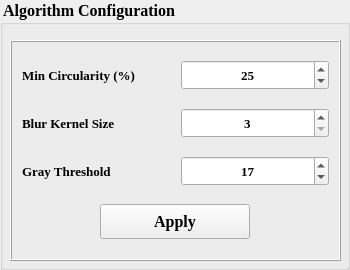
                               <widget class="QGroupBox" name="groupBox_14">
                                <property name="minimumSize">
                                 <size>
                                  <width>350</width>
                                  <height>0</height>
                                 </size>
                                </property>
                                <property name="font">
                                 <font>
                                  <family>Times New Roman</family>
                                  <pointsize>12</pointsize>
                                  <weight>75</weight>
                                  <bold>true</bold>
                                 </font>
                                </property>
                                <property name="title">
                                 <string> Algorithm Configuration</string>
                                </property>
                                <widget class="QFrame" name="frame_9">
                                 <property name="geometry">
                                  <rect>
                                   <x>10</x>
                                   <y>40</y>
                                   <width>331</width>
                                   <height>221</height>
                                  </rect>
                                 </property>
                                 <property name="minimumSize">
                                  <size>
                                   <width>300</width>
                                   <height>0</height>
                                  </size>
                                 </property>
                                 <property name="frameShape">
                                  <enum>QFrame::Box</enum>
                                 </property>
                                 <property name="frameShadow">
                                  <enum>QFrame::Raised</enum>
                                 </property>
                                 <layout class="QVBoxLayout" name="verticalLayout_7">
                                  <property name="spacing">
                                   <number>10</number>
                                  </property>
                                  <property name="leftMargin">
                                   <number>10</number>
                                  </property>
                                  <property name="topMargin">
                                   <number>10</number>
                                  </property>
                                  <property name="rightMargin">
                                   <number>10</number>
                                  </property>
                                  <property name="bottomMargin">
                                   <number>10</number>
                                  </property>
                                  <item>
                                   <layout class="QHBoxLayout" name="horizontalLayout_24">
                                    <item>
                                     <widget class="QLabel" name="label_18">
                                      <property name="font">
                                       <font>
                                        <family>Times New Roman</family>
                                        <pointsize>10</pointsize>
                                       </font>
                                      </property>
                                      <property name="text">
                                       <string>Min Circularity (%)</string>
                                      </property>
                                     </widget>
                                    </item>
                                    <item>
                                     <widget class="QSpinBox" name="circ_acc_spin_2">
                                      <property name="minimumSize">
                                       <size>
                                        <width>0</width>
                                        <height>30</height>
                                       </size>
                                      </property>
                                      <property name="maximumSize">
                                       <size>
                                        <width>16777215</width>
                                        <height>30</height>
                                       </size>
                                      </property>
                                      <property name="font">
                                       <font>
                                        <family>Times New Roman</family>
                                        <pointsize>10</pointsize>
                                       </font>
                                      </property>
                                      <property name="cursor">
                                       <cursorShape>PointingHandCursor</cursorShape>
                                      </property>
                                      <property name="locale">
                                       <locale language="English" country="UnitedStates"/>
                                      </property>
                                      <property name="alignment">
                                       <set>Qt::AlignCenter</set>
                                      </property>
                                      <property name="minimum">
                                       <number>10</number>
                                      </property>
                                      <property name="maximum">
                                       <number>100</number>
                                      </property>
                                      <property name="singleStep">
                                       <number>0</number>
                                      </property>
                                      <property name="value">
                                       <number>25</number>
                                      </property>
                                     </widget>
                                    </item>
                                   </layout>
                                  </item>
                                  <item>
                                   <layout class="QHBoxLayout" name="horizontalLayout_25">
                                    <item>
                                     <widget class="QLabel" name="label_19">
                                      <property name="font">
                                       <font>
                                        <family>Times New Roman</family>
                                        <pointsize>10</pointsize>
                                       </font>
                                      </property>
                                      <property name="text">
                                       <string>Blur Kernel Size</string>
                                      </property>
                                     </widget>
                                    </item>
                                    <item>
                                     <widget class="QSpinBox" name="blur_ksize_spin_2">
                                      <property name="minimumSize">
                                       <size>
                                        <width>0</width>
                                        <height>30</height>
                                       </size>
                                      </property>
                                      <property name="maximumSize">
                                       <size>
                                        <width>16777215</width>
                                        <height>30</height>
                                       </size>
                                      </property>
                                      <property name="font">
                                       <font>
                                        <family>Times New Roman</family>
                                        <pointsize>10</pointsize>
                                       </font>
                                      </property>
                                      <property name="cursor">
                                       <cursorShape>PointingHandCursor</cursorShape>
                                      </property>
                                      <property name="locale">
                                       <locale language="English" country="UnitedStates"/>
                                      </property>
                                      <property name="alignment">
                                       <set>Qt::AlignCenter</set>
                                      </property>
                                      <property name="minimum">
                                       <number>3</number>
                                      </property>
                                      <property name="maximum">
                                       <number>21</number>
                                      </property>
                                      <property name="singleStep">
                                       <number>2</number>
                                      </property>
                                      <property name="value">
                                       <number>3</number>
                                      </property>
                                     </widget>
                                    </item>
                                   </layout>
                                  </item>
                                  <item>
                                   <layout class="QHBoxLayout" name="horizontalLayout_26">
                                    <item>
                                     <widget class="QLabel" name="label_20">
                                      <property name="font">
                                       <font>
                                        <family>Times New Roman</family>
                                        <pointsize>10</pointsize>
                                       </font>
                                      </property>
                                      <property name="text">
                                       <string>Gray Threshold</string>
                                      </property>
                                     </widget>
                                    </item>
                                    <item>
                                     <widget class="QSpinBox" name="gray_spin_2">
                                      <property name="minimumSize">
                                       <size>
                                        <width>0</width>
                                        <height>30</height>
                                       </size>
                                      </property>
                                      <property name="maximumSize">
                                       <size>
                                        <width>16777215</width>
                                        <height>30</height>
                                       </size>
                                      </property>
                                      <property name="font">
                                       <font>
                                        <family>Times New Roman</family>
                                        <pointsize>10</pointsize>
                                       </font>
                                      </property>
                                      <property name="cursor">
                                       <cursorShape>PointingHandCursor</cursorShape>
                                      </property>
                                      <property name="locale">
                                       <locale language="English" country="UnitedStates"/>
                                      </property>
                                      <property name="alignment">
                                       <set>Qt::AlignCenter</set>
                                      </property>
                                      <property name="minimum">
                                       <number>0</number>
                                      </property>
                                      <property name="maximum">
                                       <number>255</number>
                                      </property>
                                      <property name="singleStep">
                                       <number>2</number>
                                      </property>
                                      <property name="value">
                                       <number>17</number>
                                      </property>
                                     </widget>
                                    </item>
                                   </layout>
                                  </item>
                                  <item>
                                   <layout class="QHBoxLayout" name="horizontalLayout_43">
                                    <item>
                                     <widget class="QPushButton" name="apply_btn_2">
                                      <property name="enabled">
                                       <bool>true</bool>
                                      </property>
                                      <property name="minimumSize">
                                       <size>
                                        <width>100</width>
                                        <height>35</height>
                                       </size>
                                      </property>
                                      <property name="maximumSize">
                                       <size>
                                        <width>150</width>
                                        <height>35</height>
                                       </size>
                                      </property>
                                      <property name="font">
                                       <font>
                                        <family>Times New Roman</family>
                                        <pointsize>12</pointsize>
                                        <weight>75</weight>
                                        <bold>true</bold>
                                       </font>
                                      </property>
                                      <property name="cursor">
                                       <cursorShape>PointingHandCursor</cursorShape>
                                      </property>
                                      <property name="styleSheet">
                                       <string notr="true"/>
                                      </property>
                                      <property name="text">
                                       <string>Apply</string>
                                      </property>
                                      <property name="icon">
                                       <iconset>
                                        <normaloff>Icons/apply_params.png</normaloff>Icons/apply_params.png</iconset>
                                      </property>
                                      <property name="iconSize">
                                       <size>
                                        <width>22</width>
                                        <height>22</height>
                                       </size>
                                      </property>
                                      <property name="autoRepeatInterval">
                                       <number>100</number>
                                      </property>
                                     </widget>
                                    </item>
                                   </layout>
                                  </item>
                                 </layout>
                                </widget>
                               </widget>
